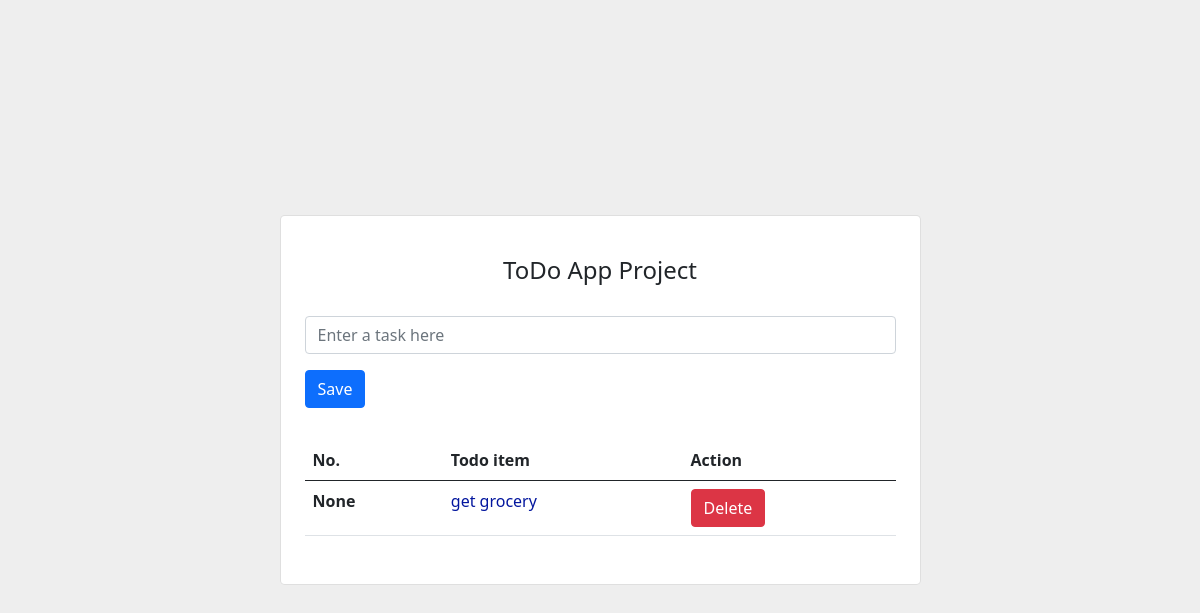
/todoapp/, run on an earlier commit of the app's database.
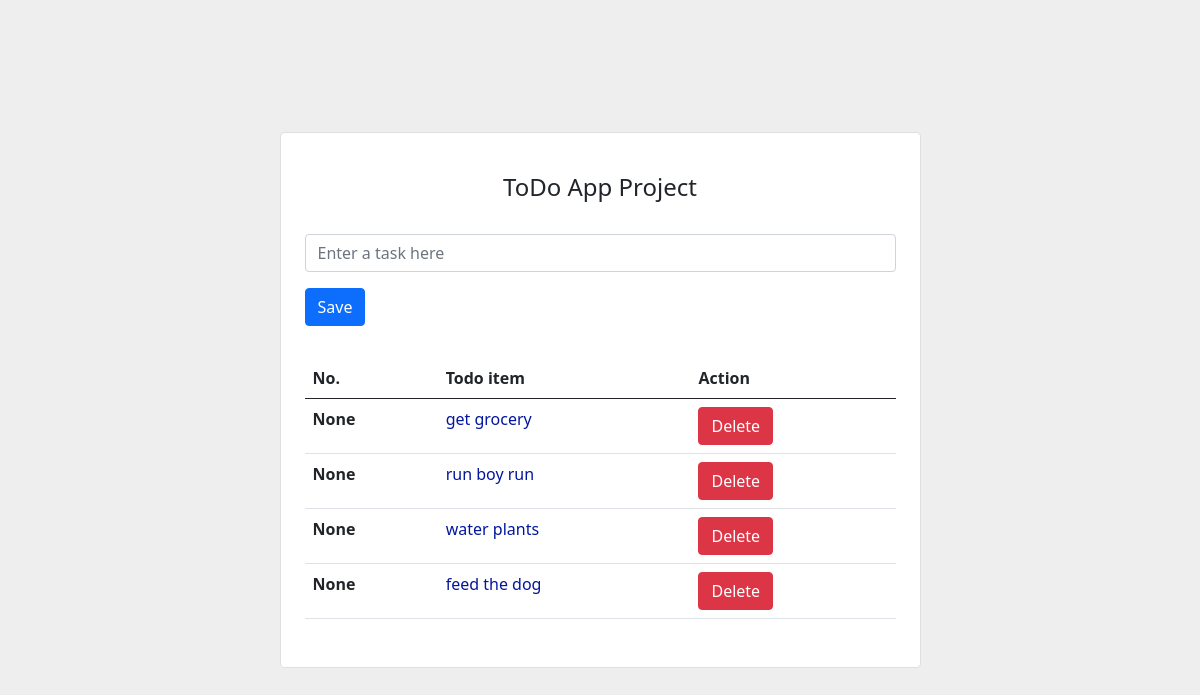
And on a later commit of the database.
### todoapp/models.py (models this page shows)
class TodoList(models.Model):
    name = models.CharField(max_length=110, unique=True)

### todoapp/views.py (the view)
# urls.py: path('todoapp/', todoappview, name='home'),
def todoappview(request):
    all_todo_items = TodoList.objects.all()
    return render(request, 'index.html', {'all_items': all_todo_items})

### templates/index.html (shortened to what this page needs)
<!DOCTYPE html>
<html lang="en">
    <head>
        <link href="https://cdn.jsdelivr.net/npm/bootstrap@5.0.2/dist/css/bootstrap.min.css" rel="stylesheet">
    </head>
    <body>
        <section class="vh-100" style="background-color: #eee;">
    <div class="container py-5 h-100">
    <div class="row d-flex justify-content-center align-items-center h-100">
      <div class="col col-lg-9 col-xl-7">
        <div class="card rounded-3">
          <div class="card-body p-4">
            <h4 class="text-center my-3 pb-3">ToDo App Project</h4>
            <form action="{% url 'addtodo' %}" method="post" class="row row-cols-lg-auto g-3 justify-content-center align-items-center mb-4 pb-2">
              <div class="col-12">
                <div class="form-outline">
                  <input type="text" id="form1" class="form-control" name="todoname" placeholder="Enter a task here" />
                </div>
              </div>
              <div class="col-12">
                <button type="submit" class="btn btn-primary">Save</button>
              </div>
            </form>
            <table class="table mb-4">
              <thead>
                <tr>
                  <th scope="col">No.</th>
                  <th scope="col">Todo item</th>
                  <th scope="col">Action</th>
                </tr>
              </thead>
              <tbody>
                {% for item in all_items %}
                <tr>
                  <th scope="row">{{item.id}}</th>
                  <td><a href="{% url 'todolistpage' i=item.id %}">{{item.name}}</a></td>
                  <td>
                    <form action="{% url 'deletetodo' i=item.id %}" method="post">
                        <button type="submit" class="btn btn-danger">Delete</button>
                    </form>
                  </td>
                </tr>
                {% endfor %}
              </tbody>
            </table>
          </div>
        </div>
      </div>
    </div>
  </div>
</section>
    </body>
</html>

What changed in the data, as far as the page shows it:
added TodoList: id "None", name "run boy run"
added TodoList: id "None", name "water plants"
added TodoList: id "None", name "feed the dog"
